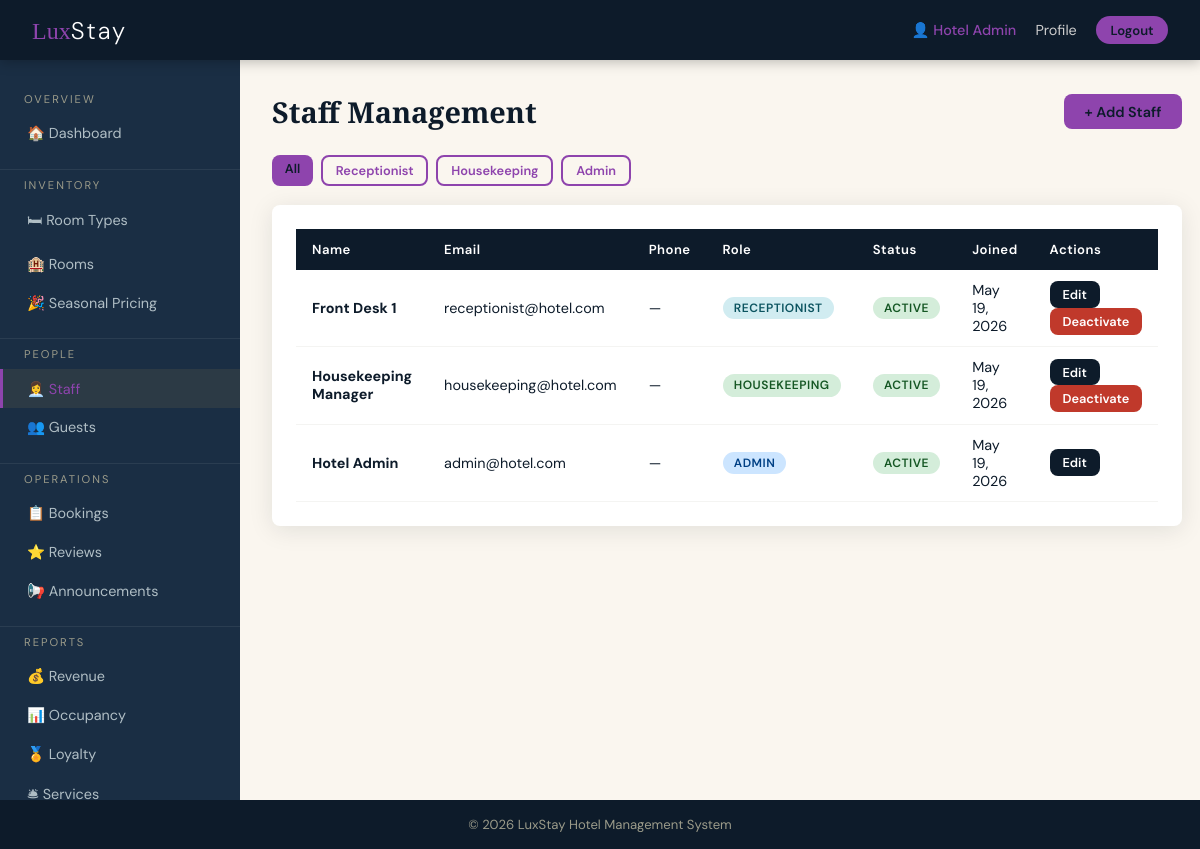
Screenshot of /admin/views/staff.php (signed in) with the database file from the repository.
### tables this page shows
CREATE TABLE IF NOT EXISTS users (
    id INT AUTO_INCREMENT PRIMARY KEY,
    name VARCHAR(150) NOT NULL,
    email VARCHAR(150) NOT NULL UNIQUE,
    password_hash VARCHAR(255) NOT NULL,
    phone VARCHAR(30),
    nationality VARCHAR(100),
    id_number VARCHAR(100),
    role ENUM('guest','receptionist','housekeeping','admin') NOT NULL DEFAULT 'guest',
    profile_pic VARCHAR(255) DEFAULT NULL,
    is_active TINYINT(1) DEFAULT 1,
    created_at DATETIME DEFAULT CURRENT_TIMESTAMP
);

### includes/auth.php (called while the page is built, shortened)
<?php
function isLoggedIn() {
    return isset($_SESSION['user_id']);
}
function currentUser() {
    return [
        'id'   => $_SESSION['user_id'] ?? null,
        'name' => $_SESSION['name'] ?? '',
        'role' => $_SESSION['role'] ?? '',
        'email'=> $_SESSION['email'] ?? '',
    ];
}
function sanitize($str) {
    return htmlspecialchars(trim($str), ENT_QUOTES, 'UTF-8');
}

### config/db.php (called while the page is built, shortened)
<?php
function getDB() {
    static $conn = null;
    if ($conn === null) {
        $conn = new mysqli(DB_HOST, DB_USER, DB_PASS, DB_NAME);
        $conn->set_charset('utf8mb4');
    }
    return $conn;
}

### admin/models/AdminModel.php (called while the page is built, shortened)
<?php
class AdminModel {
    private $db;
    public function __construct() { $this->db = getDB(); }
    public function getStaff($role=null) {
        $sql = "SELECT * FROM users WHERE role != 'guest'";
        $sql .= " ORDER BY role, name";
        return $this->db->query($sql)->fetch_all(MYSQLI_ASSOC);
    }
}

### admin/views/staff.php (the view, shortened to what this page needs)
<?php
require_once __DIR__ . '/../models/AdminModel.php';
$model = new AdminModel();
$staff = $model->getStaff();
$filter = $_GET['role'] ?? '';
$pageTitle='Staff Management'; $activeRole='admin'; $activePage='staff';
include BASE_PATH.'/includes/header.php';
?>
<div class="page-wrapper">
<?php include __DIR__.'/sidebar.php'; ?>
<main class="main-content">
  <div class="page-header">
    <div><h1 class="page-title">Staff Management</h1></div>
    <button onclick="openModal('newStaffModal')" class="btn btn-primary">+ Add Staff</button>
  </div>
  <div style="display:flex;gap:0.5rem;margin-bottom:1.2rem">
    <?php foreach ([''=> 'All','receptionist'=>'Receptionist','housekeeping'=>'Housekeeping','admin'=>'Admin'] as $v=>$l): ?>
    <a href="?role=<?= $v ?>" class="btn btn-sm <?= $filter===$v?'btn-primary':'btn-outline' ?>"><?= $l ?></a>
    <?php endforeach; ?>
  </div>
  <div class="card">
    <div class="table-wrap">
      <table>
        <thead><tr><th>Name</th><th>Email</th><th>Phone</th><th>Role</th><th>Status</th><th>Joined</th><th>Actions</th></tr></thead>
        <tbody>
        <?php if (!$staff): ?>
        <tr><td colspan="7" class="text-center text-muted" style="padding:2rem">No staff found</td></tr>
        <?php else: ?>
        <?php foreach ($staff as $s): ?>
        <tr>
          <td><strong><?= sanitize($s['name']) ?></strong></td>
          <td><?= sanitize($s['email']) ?></td>
          <td><?= sanitize($s['phone'] ?? '—') ?></td>
          <td><span class="badge badge-<?= $s['role']==='admin'?'occupied':($s['role']==='receptionist'?'confirmed':'available') ?>"><?= ucfirst($s['role']) ?></span></td>
          <td><span class="badge badge-<?= $s['is_active']?'available':'maintenance' ?>"><?= $s['is_active']?'Active':'Inactive' ?></span></td>
          <td><?= date('M j, Y', strtotime($s['created_at'])) ?></td>
          <td>
            <button onclick="openEditStaff(<?= htmlspecialchars(json_encode($s)) ?>)" class="btn btn-sm btn-secondary">Edit</button>
            <?php if ($s['id'] != $_SESSION['user_id']): ?>
            <form method="POST" action="<?= BASE_URL ?>/admin/controllers/admin_controller.php" style="display:inline">
              <button type="submit" class="btn btn-sm <?= $s['is_active']?'btn-danger':'btn-success' ?>"><?= $s['is_active']?'Deactivate':'Activate' ?></button>
            </form>
            <?php endif; ?>
          </td>
        </tr>
        <?php endforeach; ?>
        <?php endif; ?>
        </tbody>
      </table>
    </div>
  </div>
</main>
</div>
<?php include BASE_PATH.'/includes/footer.php'; ?>

### includes/header.php (shortened to what this page needs)
<?php
$user = currentUser();
?>
<!DOCTYPE html>
<html lang="en">
<head>
<link rel="stylesheet" href="<?= BASE_URL ?>/assets/css/main.css">
</head>
<body class="role-<?= sanitize($activeRole ?? 'guest') ?>">
<nav class="topnav">
  <div class="topnav-brand">
    <a href="<?= BASE_URL ?>"><span class="brand-lux">Lux</span><span class="brand-stay">Stay</span></a>
  </div>
  <div class="topnav-links">
    <?php if (isLoggedIn()): ?>
      <span class="nav-user">👤 <?= sanitize($user['name']) ?></span>
      <a href="<?= BASE_URL ?>/<?= $activeRole ?? 'guest' ?>/views/profile.php">Profile</a>
      <a href="<?= BASE_URL ?>/controllers/auth_controller.php?action=logout" class="btn-logout">Logout</a>
    <?php else: ?>
      <a href="<?= BASE_URL ?>/index.php">Login</a>
    <?php endif; ?>
  </div>
</nav>

### assets/css/main.css (style rules this page uses)
:root { --gold: #C9A84C; --gold-lt: #F0D98A; --navy: #0D1B2A; --navy-mid: #1A2E44; --cream: #FAF6EF; --white: #FFFFFF; --gray-lt: #F4F4F2; --gray-mid: #9B9B8A; --gray-dk: #4A4A45; --danger: #C0392B; --success: #1E7E34; --warning: #E07B00; --info: #1565C0; --accent-guest: var(--gold); --accent-receptionist: #2E86AB; --accent-housekeeping: #3D9970; --accent-admin: #8E44AD; --radius: 8px; --shadow: 0 4px 24px rgba(13,27,42,0.10); --shadow-lg: 0 12px 48px rgba(13,27,42,0.18); --transition: 0.22s cubic-bezier(.4,0,.2,1); }
*, *::before, *::after { box-sizing: border-box; margin: 0; padding: 0; }
body { font-family: 'DM Sans', sans-serif; background: var(--cream); color: var(--navy); min-height: 100vh; display: flex; flex-direction: column; }
body.role-admin { --gold: #8E44AD; --gold-lt: #D7B8F3; }
.topnav { background: var(--navy); color: var(--white); display: flex; align-items: center; justify-content: space-between; padding: 0 2rem; height: 60px; position: sticky; top: 0; z-index: 100; box-shadow: 0 2px 12px rgba(0,0,0,0.25); }
.topnav-brand a { text-decoration: none; font-size: 1.5rem; }
.brand-lux { font-family: 'Playfair Display', serif; color: var(--gold); }
.brand-stay { font-family: 'DM Sans', sans-serif; color: var(--white); font-weight: 300; letter-spacing: 2px; }
.topnav-links { display: flex; align-items: center; gap: 1.2rem; }
.topnav-links a { color: #ccc; text-decoration: none; font-size: 0.9rem; transition: color var(--transition); }
.nav-user { color: var(--gold); font-weight: 500; font-size: 0.9rem; }
.btn-logout { background: var(--gold); color: var(--navy) !important; padding: 0.35rem 0.9rem; border-radius: 20px; font-weight: 600; font-size: 0.82rem !important; }
.page-wrapper { display: flex; flex: 1; }
.main-content { flex: 1; padding: 2rem; max-width: 1200px; }
.card { background: var(--white); border-radius: var(--radius); box-shadow: var(--shadow); padding: 1.5rem; margin-bottom: 1.5rem; }
.page-header { margin-bottom: 1.5rem; display: flex; align-items: center; justify-content: space-between; flex-wrap: wrap; gap: 1rem; }
.page-title { font-family: 'Playfair Display', serif; font-size: 1.8rem; color: var(--navy); }
.btn { display: inline-block; padding: 0.55rem 1.3rem; border-radius: var(--radius); font-size: 0.9rem; font-weight: 600; cursor: pointer; border: none; text-decoration: none; transition: all var(--transition); font-family: 'DM Sans', sans-serif; }
.btn-primary { background: var(--gold); color: var(--navy); }
.btn-secondary { background: var(--navy); color: var(--white); }
.btn-danger { background: var(--danger); color: var(--white); }
.btn-sm { padding: 0.3rem 0.8rem; font-size: 0.8rem; }
.btn-outline { background: transparent; border: 2px solid var(--gold); color: var(--gold); }
.table-wrap { overflow-x: auto; }
table { width: 100%; border-collapse: collapse; font-size: 0.9rem; }
thead th { background: var(--navy); color: var(--white); padding: 0.75rem 1rem; text-align: left; font-weight: 600; font-size: 0.82rem; letter-spacing: 0.5px; }
tbody tr { border-bottom: 1px solid var(--gray-lt); }
td { padding: 0.7rem 1rem; vertical-align: middle; }
.badge { display: inline-block; padding: 0.2rem 0.7rem; border-radius: 20px; font-size: 0.75rem; font-weight: 600; text-transform: uppercase; letter-spacing: 0.5px; }
.badge-confirmed { background: #D1ECF1; color: #0C5460; }
.badge-available { background: #D4EDDA; color: #155724; }
.badge-occupied { background: #CCE5FF; color: #004085; }

### rows the page displays
users: name "Hotel Admin", email "admin@hotel.com", phone "—", role "ADMIN", is_active "ACTIVE", created_at "May 19, 2026"
users: name "Front Desk 1", email "receptionist@hotel.com", phone "—", role "RECEPTIONIST", is_active "ACTIVE", created_at "May 19, 2026"
users: name "Housekeeping Manager", email "housekeeping@hotel.com", phone "—", role "HOUSEKEEPING", is_active "ACTIVE", created_at "May 19, 2026"

### other values shown
$l "All"
$l "Receptionist"
$l "Housekeeping"
$l "Admin"
